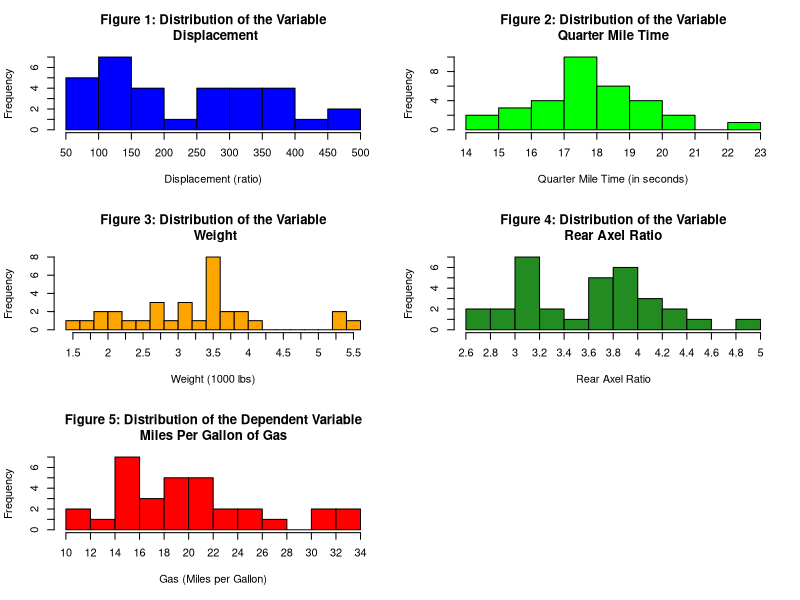
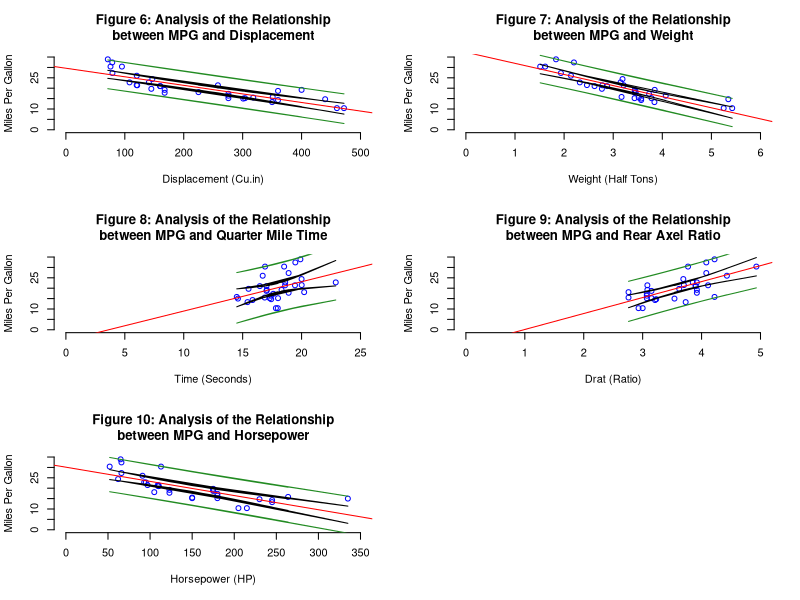
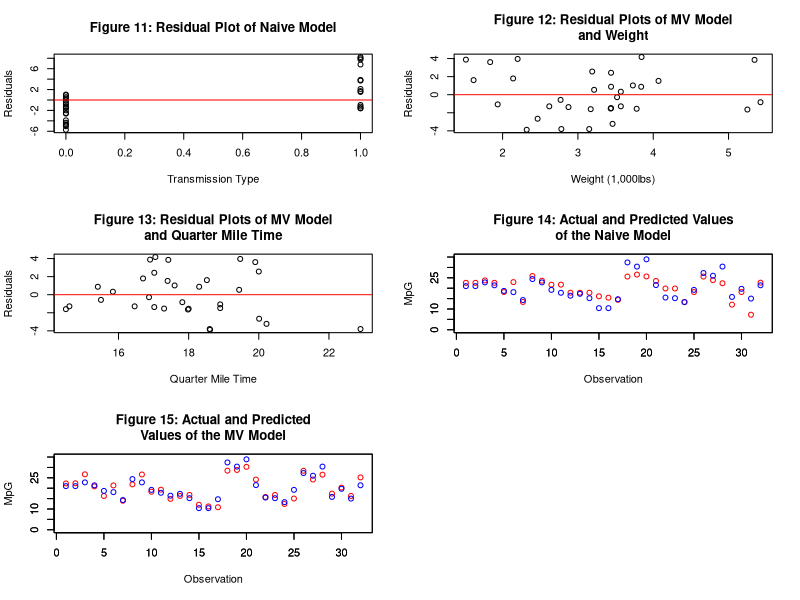

The R source for these figures, in order:
## ---- chunk 1
attach(mtcars)
library(car)
## ---- chunk 2
fit2<-lm(mpg~am+wt+qsec-1)
summary(fit2)$coefficients
## ---- chunk 3
cor(cbind(mpg,disp,wt,qsec,drat,hp))
## ---- chunk 4
confint(fit2,level=.95)
## ---- chunk 5
fit<-lm(mpg~am,data=mtcars)
fit4<-update(fit2,mpg~wt+qsec+am)
anova(fit, fit2, fit4)
## ---- chunk 6
ncvTest(fit2)
## ---- chunk 7
durbinWatsonTest(fit2)
## ---- chunk 8
attach(mtcars)
par(mfrow=c(3,2))
hist(disp,breaks=10,main="Figure 1: Distribution of the Variable\n Displacement",col="blue",xlab="Displacement (ratio)",xaxt="n")
axis(side=1,at=seq(50,500,by=50),labels=seq(50,500,by=50))
hist(qsec,breaks=10,main="Figure 2: Distribution of the Variable\nQuarter Mile Time",col="green",xlab="Quarter Mile Time (in seconds)",xaxt="n")
axis(side=1,at=seq(14,23,by=1),labels=seq(14,23,by=1))
hist(wt,breaks=15,main="Figure 3: Distribution of the Variable\n Weight",col="orange",xlab="Weight (1000 lbs)",xaxt="n")
axis(side=1,at=seq(1.5,5.5,by=.25),labels=seq(1.5,5.5,by=.25))
hist(drat,breaks=10,main="Figure 4: Distribution of the Variable\nRear Axel Ratio",col="forest green",xlab="Rear Axel Ratio",xaxt="n")
axis(side=1,at=seq(2.6,5,by=.20),labels=seq(2.6,5,by=.20))
hist(mpg,breaks=10,main="Figure 5: Distribution of the Dependent Variable\nMiles Per Gallon of Gas",col="red",xlab="Gas (Miles per Gallon)",xaxt="n")
axis(side=1,at=seq(10,34,by=2),label=seq(10,34,by=2))
## ---- chunk 9
par(mfrow=c(3,2))
plot(mtcars$disp,mtcars$mpg,frame=FALSE,pch=21,col="blue",main="Figure 6: Analysis of the Relationship\nbetween MPG and Displacement",xlab="Displacement (Cu.in)",ylab="Miles Per Gallon",xlim=c(0,500),ylim=c(0,35))
fit<-lm(mtcars$mpg~mtcars$disp)
abline(fit,col="red")
xvals<-runif(32,min=0,max=500)
newdata<-data.frame(x=xvals)
p1<-predict(fit,as.data.frame(newdata),interval="confidence")
p2<-predict(fit,as.data.frame(newdata),interval="prediction")
lines(mtcars$disp,p1[,2],col="black")
lines(mtcars$disp,p1[,3],col="black")
lines(mtcars$disp,p2[,2],col="forest green")
lines(mtcars$disp,p2[,3],col="forest green")
##legend("bottomleft",c("Actual Values","Regression","Confidence Interval","Prediction Interval"),col=c("blue","red","black","forest green"),pch=c(1,NA,NA,NA),lty=c(NA,1,1,1))
par(new=F)
plot(mtcars$wt,mtcars$mpg,frame=FALSE,pch=21,col="blue",main="Figure 7: Analysis of the Relationship\nbetween MPG and Weight",xlab="Weight (Half Tons)",ylab="Miles Per Gallon",xlim=c(0,6),ylim=c(0,35))
fit<-lm(mtcars$mpg~mtcars$wt)
abline(fit,col="red")
xvals<-runif(32,min=1,max=6)
newdata<-data.frame(x=xvals)
p1<-predict(fit,as.data.frame(newdata),interval="confidence")
p2<-predict(fit,as.data.frame(newdata),interval="prediction")
lines(mtcars$wt,p1[,2],col="black")
lines(mtcars$wt,p1[,3],col="black")
lines(mtcars$wt,p2[,2],col="forest green")
lines(mtcars$wt,p2[,3],col="forest green")
par(new=F)
plot(mtcars$qsec,mtcars$mpg,frame=FALSE,pch=21,col="blue",main="Figure 8: Analysis of the Relationship\nbetween MPG and Quarter Mile Time",xlab="Time (Seconds)",ylab="Miles Per Gallon",xlim=c(0,25),ylim=c(0,35))
fit<-lm(mtcars$mpg~mtcars$qsec)
abline(fit,col="red")
xvals<-runif(32,min=0,max=25)
newdata<-data.frame(x=xvals)
p1<-predict(fit,as.data.frame(newdata),interval="confidence")
p2<-predict(fit,as.data.frame(newdata),interval="prediction")
lines(mtcars$qsec,p1[,2],col="black")
lines(mtcars$qsec,p1[,3],col="black")
lines(mtcars$qsec,p2[,2],col="forest green")
lines(mtcars$qsec,p2[,3],col="forest green")
par(new=F)
plot(mtcars$drat,mtcars$mpg,frame=FALSE,pch=21,col="blue",main="Figure 9: Analysis of the Relationship\nbetween MPG and Rear Axel Ratio",xlab="Drat (Ratio)",ylab="Miles Per Gallon",xlim=c(0,5),ylim=c(0,35))
fit<-lm(mtcars$mpg~mtcars$drat)
abline(fit,col="red")
xvals<-runif(32,min=0,max=5)
newdata<-data.frame(x=xvals)
p1<-predict(fit,as.data.frame(newdata),interval="confidence")
p2<-predict(fit,as.data.frame(newdata),interval="prediction")
lines(mtcars$drat,p1[,2],col="black")
lines(mtcars$drat,p1[,3],col="black")
lines(mtcars$drat,p2[,2],col="forest green")
lines(mtcars$drat,p2[,3],col="forest green")
par(new=F)
plot(mtcars$hp,mtcars$mpg,frame=FALSE,pch=21,col="blue",main="Figure 10: Analysis of the Relationship\nbetween MPG and Horsepower",xlab="Horsepower (HP)",ylab="Miles Per Gallon",xlim=c(0,350),ylim=c(0,35))
fit<-lm(mtcars$mpg~mtcars$hp)
abline(fit,col="red")
xvals<-runif(32,min=0,max=350)
newdata<-data.frame(x=xvals)
p1<-predict(fit,as.data.frame(newdata),interval="confidence")
p2<-predict(fit,as.data.frame(newdata),interval="prediction")
lines(mtcars$hp,p1[,2],col="black")
lines(mtcars$hp,p1[,3],col="black")
lines(mtcars$hp,p2[,2],col="forest green")
lines(mtcars$hp,p2[,3],col="forest green")
## ---- chunk 10
par(mfrow=c(3,2))
plot(am,resid(fit),main="Figure 11: Residual Plot of Naive Model",xlab = "Transmission Type",ylab="Residuals")
abline(h=0,col="red")
par(new=F)
plot(wt,resid(fit2),main="Figure 12: Residual Plots of MV Model\nand Weight",xlab = "Weight (1,000lbs)",ylab="Residuals")
abline(h=0,col="red")
par(new=F)
plot(qsec,resid(fit2),main="Figure 13: Residual Plots of MV Model\nand Quarter Mile Time",xlab = "Quarter Mile Time",ylab="Residuals")
abline(h=0,col="red")
par(new=F)
plot(predict(fit),main="Figure 14: Actual and Predicted Values\nof the Naive Model",ylab="MpG",xlab="Observation",col="red",ylim=c(0,35))
par(new=T)
plot(mpg,ylab="",xlab="",col="blue",ylim=c(0,35))
par(new=F)
plot(predict(fit2),main="Figure 15: Actual and Predicted\nValues of the MV Model",ylab="MpG",xlab="Observation",col="red",ylim=c(0,35))
par(new=T)
plot(mpg,ylab="",xlab="",col="blue",ylim=c(0,35))
